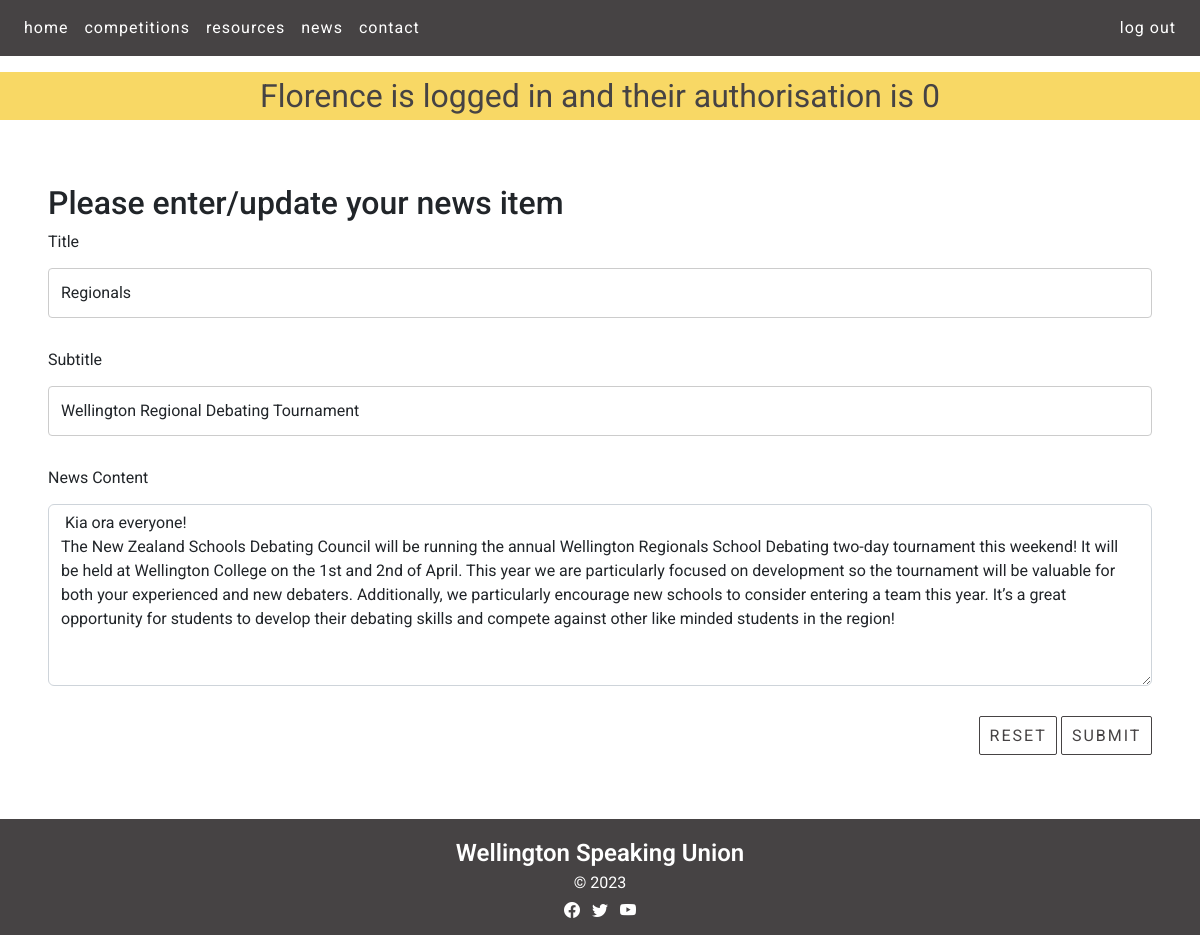
The page /news_cud?id=2&task=update (signed in) on the database its author committed.
### tables this page shows
CREATE TABLE news(
    news_id integer primary key autoincrement not null,
    title text not null unique,
    subtitle text not null unique,
    content text not null unique,
    newsdate date not null,
    member_id integer not null,
    foreign key(member_id) references member(member_id)
);

### server.py (the view, shortened to what this page needs)
@app.route ('/news_cud', methods=["GET", "POST"])
def news_cud():
    data = request.args
    required_keys = ['id','task']
    for k in required_keys:
        if k not in data.keys():
            message = "Do not know what to do with read update on news (key not present)"
            return render_template('error.html', message=message)
    if request.method == "GET":
        if data['task'] == 'delete':
            sql = "delete from news where news_id = ?"
            values_tuple = (data['id'],)
            result = run_commit_query(sql, values_tuple, db_path)
            return redirect(url_for('news'))
        elif data['task'] == 'update':
            sql = """ select title, subtitle, content from news where news_id=?"""
            values_tuple = (data['id'])
            result = run_search_query_tuples(sql, values_tuple, db_path, True)
            result = result[0]
            return render_template("news_cud.html",
                                    **result,
                                   id=data['id'],
                                   task=data['task'])
        elif data['task'] == 'add':
            temp = {'title': 'Test Title', 'subtitle': 'Test subtitle', 'content': 'Test content' }
            return render_template("news_cud.html",
                                   id=0,
                                   task=data['task'],
                                   **temp)
        else:
            message = "Unrecognised task coming from news page"
            return render_template('error.html', message=message)

### db_functions.py (called while the page is built)
def run_search_query_tuples(sql_query, values_tuple, file_path, rowfactory=False):
    result = None
    try:
        db = sqlite3.connect(file_path)
        if rowfactory:
            db.row_factory = sqlite3.Row
        cursor = db.cursor()
        cursor.execute(sql_query, values_tuple)
        result = cursor.fetchall()
        cursor.close()
    except sqlite3.Error as error:
        print("Error running search query tuples: {}".format(error))
        return None
    db.close()
    if result is None:
        print("No search values were found")
    return result

### templates/news_cud.html (shortened to what this page needs)
{% extends "layout.html" %}
{% block content %}
<div class="recent-news-containers white-bg">
  <div class="news p-4 my-4">
    <h2>Please enter/update your news item</h2>
    <form action="{{url_for('news_cud', id=id, task=task)}}" method="POST">
      <div>
        <label for="title" class="form-label">Title</label>
        <input type="text" class="form-control" id="title" name="title" placeholder="" value="{{title}}" required>
      </div>
      <div>
        <label for="subtitle" class="form-label">Subtitle</label>
        <input type="text" class="form-control" id="subtitle" name="subtitle" placeholder="" value="{{subtitle}}" required>
      </div>
      <div>
        <label for="content" class="form-label">News Content</label>
        <textarea class="form-control" id="content" name="content" rows="7" required> {{content}} </textarea>
      </div>
      <div class="text-end">
        <button type="reset" class="btn btn-primary recent-news-button">Reset</button>
        <button type="submit" class="btn btn-primary recent-news-button">Submit</button>
      </div>
    </form>
  </div>
</div>
{% endblock %}

### static/styles.css (style rules this page uses)
:root { --brand-black: rgb(27,27,28); --brand-dark-gray: rgb(70,67,68); --brand-light-gray: rgb(104,102,103); --brand-yellow: rgb(248,216,101); --brand-white: rgb(255,255,255); }
.btn-primary, .btn-primary:hover { color:var(--brand-dark-gray); background-color:var(--brand-yellow); border-color:var(--brand-dark-gray); --bs-btn-active-bg:var(--brand-yellow); --bs-btn-active-border-color:var(--brand-white); --bs-btn-color: #fff; --bs-btn-bg:var(--brand-yellow); --bs-btn-border-color:transparent; --bs-btn-hover-color:var(--brand-dark-gray); --bs-btn-hover-bg:var(--brand-yellow); --bs-btn-hover-border-color:var(--brand-dark-gray); --bs-btn-focus-shadow-rgb: 49,132,253; --bs-btn-active-color: #fff; --bs-btn-active-shadow: inset 0 3px 5px rgba(0, 0, 0, 0.125); --bs-btn-disabled-color: #fff; --bs-btn-disabled-bg:var(--brand-yellow); --bs-btn-disabled-border-color: }
.btn, .btn-circle { display:inline-block; margin:auto; text-align: center; letter-spacing: 2px; color: var(--brand-white); vertical-align: middle; user-select: none; border: 1px solid transparent; text-transform: uppercase; padding: 1.1em 1.3em 1.1em 1.5em; transition: color 0.5s ease-in-out,background-color 0.5s ease-in-out,border-color 0.5s ease-in-out,box-shadow 1s cubic-bezier(.019,1,.22,1); position:relative; }
body { font-family: 'Roboto', serif; font-size: 100%; background-color: var(--brand-white); margin: 0; }
.white-bg { background-color: var(--brand-white); }
.recent-news-containers { border-radius:10px; margin-left:0.5em; margin-right:0.5em; padding:1em; margin-top:0; }
.recent-news-button { transition: none !important; border-radius: 2px; background-color: var(--brand-white); color:var(--brand-dark-gray); border-color:var(--brand-dark-gray); position: relative; text-align:center; display:inline-block; padding: 0.4em 0.6em; }
input[type=text], select, textarea { width: 100%; padding: 12px; border: 1px solid #ccc; border-radius: 4px; box-sizing: border-box; margin-top: 6px; margin-bottom: 30px; resize: vertical }
label, input[type='text'], input[type='email'], textarea { font-size:1em !important; }

### rows shown on the page
news: title "Regionals", subtitle "Wellington Regional Debating Tournament", content "Kia ora everyone! The New Zealand Schools Debating Council will be running the annual Wellington Regionals School Debating two-day tournament this weekend! It will be held at Wellington College on the 1st and 2nd of April. This year we are particularly focused on development so the tournament will be valuable for both your experienced and new debaters. Additionally, we particularly encourage new schools to consider entering a team this year. It’s a great opportunity for students to develop their debating skills and compete against other like minded students in the region!"

### other values the page prints
{{ session['firstname'] }} "Florence"
{{ session['authorisation'] }} "0"
